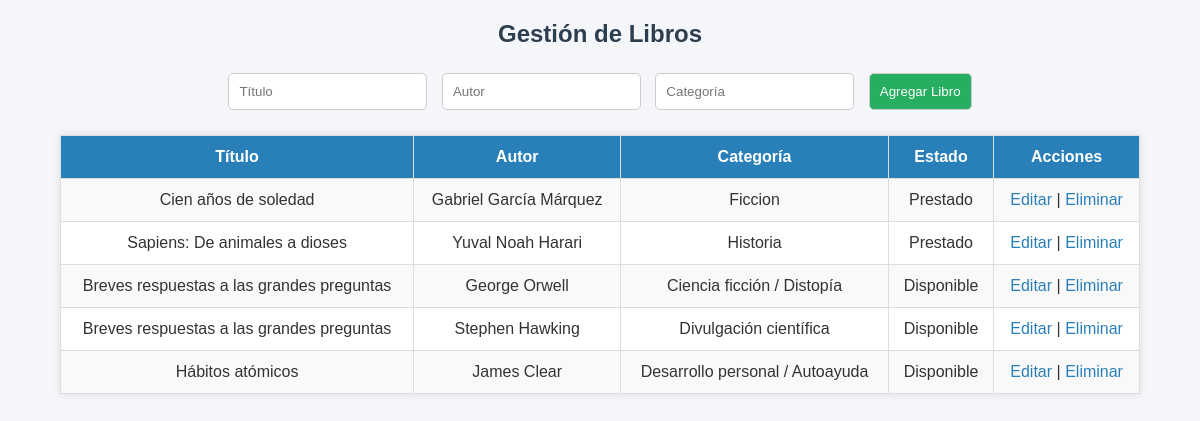
Page /Biblioteca/libros.php (signed in) on the committed database.
### tables this page shows
CREATE TABLE `libros` (
  `id_libro` int(11) NOT NULL,
  `titulo` varchar(100) DEFAULT NULL,
  `autor` varchar(100) DEFAULT NULL,
  `categoria` varchar(50) DEFAULT NULL,
  `estado` enum('Disponible','Prestado') DEFAULT 'Disponible'
);

### Biblioteca/libros.php (the view, shortened to what this page needs)
<?php
include('conexion.php');
?>
<!DOCTYPE html>
<html lang="es">
<head>
  <link rel="stylesheet" href="estilos.css">
</head>
<body>
  <h2>Gestión de Libros</h2>
  <form method="POST">
    <input type="text" name="titulo" placeholder="Título" required>
    <input type="text" name="autor" placeholder="Autor" required>
    <input type="text" name="categoria" placeholder="Categoría" required>
    <button type="submit" name="agregar">Agregar Libro</button>
  </form>
  <?php
  $resultado = $conexion->query("SELECT * FROM libros");
  echo "<table><tr><th>Título</th><th>Autor</th><th>Categoría</th><th>Estado</th><th>Acciones</th></tr>";
  while ($fila = $resultado->fetch_assoc()) {
    echo "<tr>
            <td>{$fila['titulo']}</td>
            <td>{$fila['autor']}</td>
            <td>{$fila['categoria']}</td>
            <td>{$fila['estado']}</td>
            <td>
              <a href='libros.php?editar={$fila['id_libro']}'>Editar</a> |
              <a href='libros.php?eliminar={$fila['id_libro']}'>Eliminar</a>
            </td>
          </tr>";
  }
  echo "</table>";
  ?>
</body>
</html>

### Biblioteca/estilos.css (style rules this page uses)
body { font-family: Arial, sans-serif; background-color: #f4f6f9; margin: 0; padding: 0; color: #333; }
h2, h3 { text-align: center; color: #2c3e50; }
a { text-decoration: none; color: #2980b9; }
table { width: 90%; margin: 20px auto; border-collapse: collapse; background: #fff; box-shadow: 0px 0px 8px rgba(0,0,0,0.1); }
table th, table td { padding: 12px; border: 1px solid #ddd; text-align: center; }
table th { background-color: #2980b9; color: #fff; }
table tr:nth-child(even) { background-color: #f9f9f9; }
form { width: 80%; margin: 20px auto; text-align: center; }
form input, form select, form button { padding: 10px; margin: 5px; border-radius: 5px; border: 1px solid #ccc; }
form button { background-color: #27ae60; color: #fff; cursor: pointer; }

### rows in the picture
libros: titulo "Cien años de soledad", autor "Gabriel García Márquez", categoria "Ficcion", estado "Prestado"
libros: titulo "Sapiens: De animales a dioses", autor "Yuval Noah Harari", categoria "Historia", estado "Prestado"
libros: titulo "Breves respuestas a las grandes preguntas", autor "George Orwell", categoria "Ciencia ficción / Distopía", estado "Disponible"
libros: titulo "Breves respuestas a las grandes preguntas", autor "Stephen Hawking", categoria "Divulgación científica", estado "Disponible"
libros: titulo "Hábitos atómicos", autor "James Clear", categoria "Desarrollo personal / Autoayuda", estado "Disponible"
